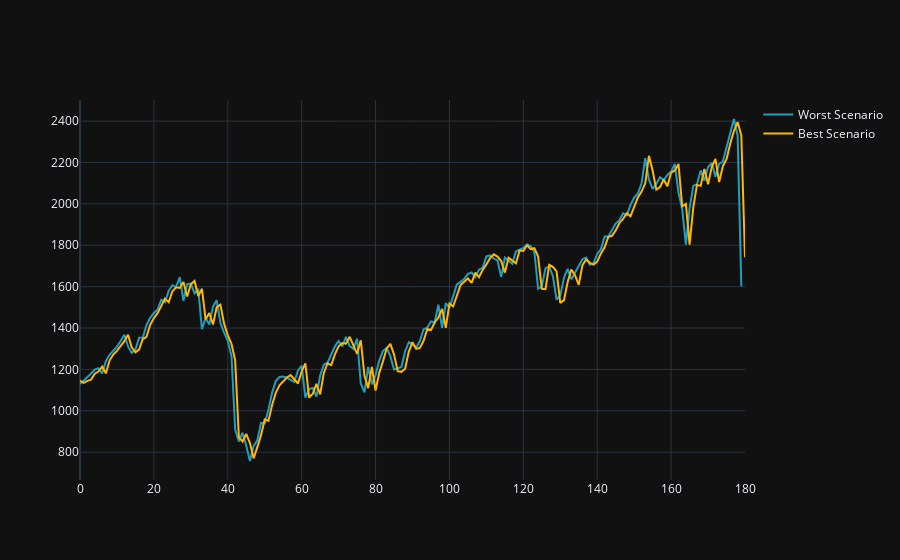

Notebook code for this chart:
### Code cell
# plot the best and worst scenario

fig = go.Figure()

fig.add_trace(
    go.Scatter(
        x=list(range(len(worst_df))),
        y=worst_df["Close"],
        mode="lines",
        name="Worst Scenario"))

fig.add_trace(
    go.Scatter(
        x=list(range(len(best_df))),
        y=best_df["Close"],
        mode="lines",
        name="Best Scenario"))

### Figure 1 — Plotly figure (JSON) as saved in the notebook; plotly's stock layout.template omitted (floating-point values rounded to 4 significant figures; data arrays with more than 128 entries replaced by an {"elided": "..."} marker saying what was removed)
{"data": [{"mode": "lines", "name": "Worst Scenario", "type": "scatter", "x": {"elided": "180 int values"}, "y": {"elided": "180 float values"}}, {"mode": "lines", "name": "Best Scenario", "type": "scatter", "x": {"elided": "181 int values"}, "y": {"elided": "181 float values"}}], "layout": {}}
